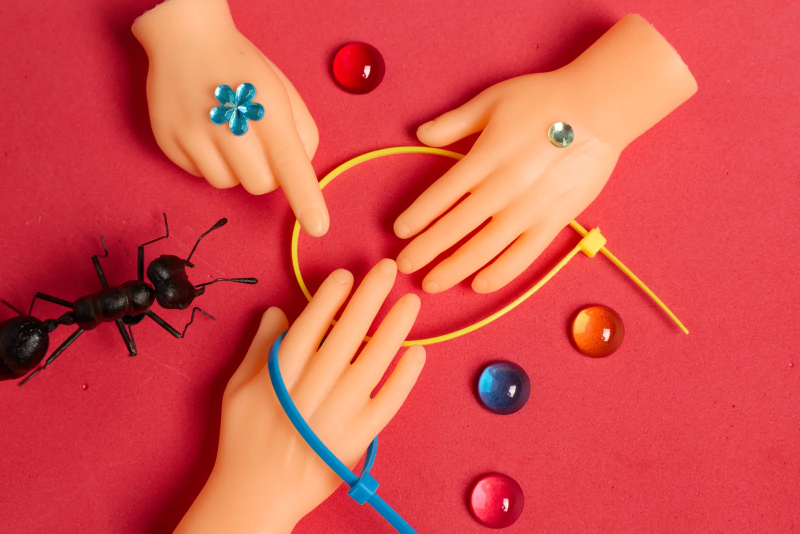
#> input picture assets/process/candybound-p1-1600.webp, 1600 x 1067 px, given in place of 0830拍摄-0446.jpg, which was not available (shown at 1/2 size)
$ python build_images.py --src ../assets/process/candybound-p1-1600.webp --out out.png
#> lines starting #> are read from the running program, lines starting #| are printed output that depends on the picture
"""Turn original photos into web images for the portfolio.

- converts to sRGB RGB, applies EXIF rotation
- strips ALL metadata (the camera files contain GPS location — never publish originals)
- writes WebP at 600 / 1000 / 1600 / 2400 px wide (never upscales; small originals also get a native-size copy)
- writes a 1200 px JPEG for social previews (og:image)

Usage:
  python3 tools/build_images.py --src "/path/to/网站内照片" --out assets/works
  python3 tools/build_images.py --process --src "/path/to/Extra Photos" --out assets/process
Edit WORKS / PROCESS below to add, rename or reorder images.
"""
import argparse
import os
from PIL import Image, ImageOps

WORKS = [  # slug, original file name
    ("handful-of-sweetness", "0830拍摄-0446.jpg"),
    ("tangled-treats", "0830拍摄-0517.jpg"),
    ("candybound", "0830拍摄-0282.jpg"),
    ("sugar-murmurs", "0830拍摄-0240.jpg"),
    ("eye-candy", "0830拍摄-0097.jpg"),
    ("cracked-and-crumbling", "0830拍摄-0432.jpg"),
    ("sugared-smile", "0830.png"),
    ("within-sweet-reach", "未标题-1.png"),  # 1417 px wide is final (artist confirmed); padded to 4:5 below
    ("lathered-whispers", "Final_0830拍摄-0547 拷贝.jpg"),
]
WIDTHS = [600, 1000, 1600, 2400]
PAD_TO_4x5 = {"within-sweet-reach"}  # pure-white background: pad the 3:4 frame to 4:5 instead of cropping

# Process photos (all from the 30 Aug shoot, folder "Extra Photos"), in the order they are shown.
PROCESS = {
    "handful-of-sweetness": ["0830拍摄-0449.jpg"],
    "tangled-treats": ["0830拍摄-0474.jpg", "0830拍摄-0484.jpg", "0830拍摄-0486.jpg", "0830拍摄-0515.jpg"],
    "candybound": ["0830拍摄-0246.jpg", "0830拍摄-0256.jpg", "0830拍摄-0268.jpg", "0830拍摄-0278.jpg"],
    "sugar-murmurs": ["0830拍摄-0188.jpg", "0830拍摄-0202.jpg", "0830拍摄-0220.jpg", "0830拍摄-0228.jpg", "0830拍摄-0235.jpg"],
    "eye-candy": ["0830拍摄-0033.jpg", "0830拍摄-0048.jpg", "0830拍摄-0073.jpg", "0830拍摄-0098.jpg"],
    "cracked-and-crumbling": ["0830拍摄-0406.jpg", "0830拍摄-0414.jpg", "0830拍摄-0416.jpg", "0830拍摄-0436.jpg"],
    "sugared-smile": ["0830拍摄-0019.jpg", "0830拍摄-0029.jpg", "0830拍摄-0149.jpg", "0830拍摄-0155.jpg"],
    "within-sweet-reach": ["0830拍摄-0336.jpg", "0830拍摄-0344.jpg", "0830拍摄-0365.jpg", "0830拍摄-0378.jpg", "0830拍摄-0386.jpg"],
    "lathered-whispers": ["0830拍摄-0523.jpg", "0830拍摄-0533.jpg", "0830拍摄-0544.jpg"],
}


def load(path, min_w=None):
    im = Image.open(path)
#> im is the input picture: PIL image 1600x1067 RGB; mean R, G, B 213.4, 80.2, 75.9
    if min_w and im.format == "JPEG":  # faster decode for big camera files
        W, H = im.size
        im.draft("RGB", (min_w, round(H * min_w / W)))
    im = ImageOps.exif_transpose(im)
    return im.convert("RGB")


def save_webp(im, path, q):
    im.save(path, "WEBP", quality=q, method=6)  # no exif/icc passed -> metadata stripped


def build_works(src, out):
    os.makedirs(out, exist_ok=True)
    for slug, fn in WORKS:
        im = load(os.path.join(src, fn))
        if slug in PAD_TO_4x5:
            w0, h0 = im.size
            target_w = round(h0 * 4 / 5)
            if target_w > w0:
                canvas = Image.new("RGB", (target_w, h0), (255, 255, 255))
                canvas.paste(im, ((target_w - w0) // 2, 0))
                im = canvas
        W, H = im.size
#> W = 1600; H = 1067
        for w in WIDTHS:
            if w > W:
                continue
            save_webp(im.resize((w, round(H * w / W)), Image.LANCZOS), os.path.join(out, f"{slug}-{w}.webp"), 80 if w <= 1000 else 84)
#> this loop made 4 passes
#> pass 1, in save_webp, `im.save(path, "WEBP", quality=q, method=6)`:
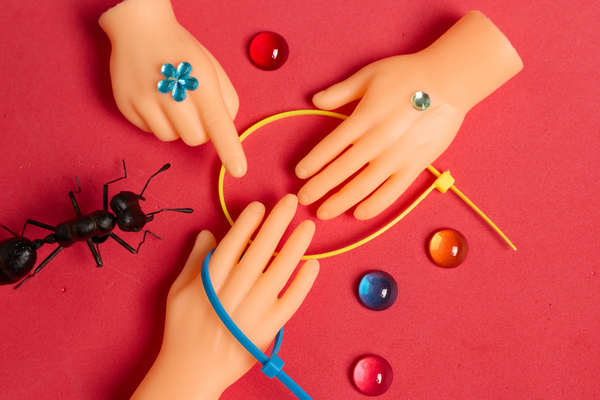
#> saved as handful-of-sweetness-600.webp: PIL image 600x400 RGB; mean R, G, B 213.4, 80.2, 75.9
        if W < WIDTHS[-1]:
            save_webp(im, os.path.join(out, f"{slug}-{W}.webp"), 86)
        og = im.resize((1200, round(H * 1200 / W)), Image.LANCZOS)
        og.save(os.path.join(out, f"{slug}-og.jpg"), "JPEG", quality=82, optimize=True, progressive=True)
        print(slug, W, H)
#| handful-of-sweetness 1600 1067
#> pass 2 of the loop in build_works, `for slug, fn in WORKS:`:
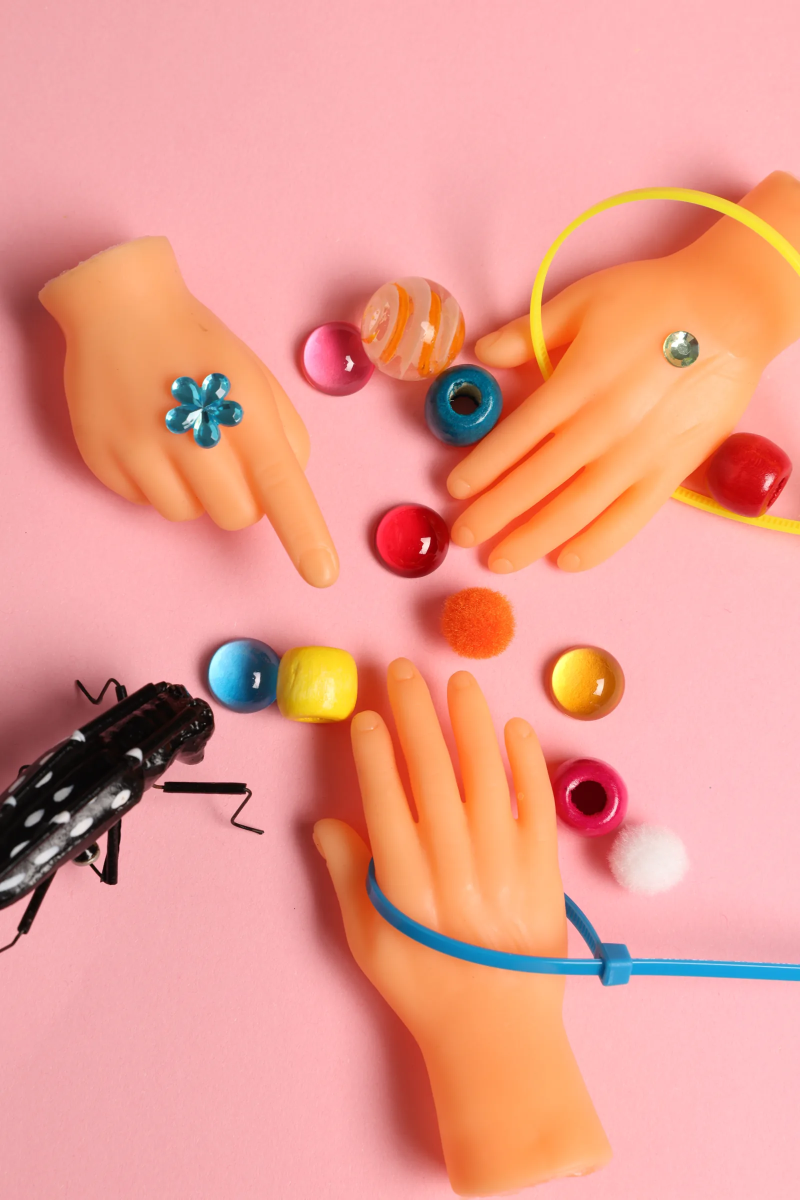
#> input picture assets/process/candybound-p2-1600.webp, 1600 x 2399 px, given in place of 0830拍摄-0517.jpg, which was not available (shown at 1/2 size)
#> in load, im is the input picture: PIL image 1600x2399 RGB; mean R, G, B 232.5, 156.7, 143.5
#> the loop in build_works, `for w in WIDTHS:` made 4 passes
#> pass 1, in save_webp (call 5), `im.save(path, "WEBP", quality=q, method=6)`:
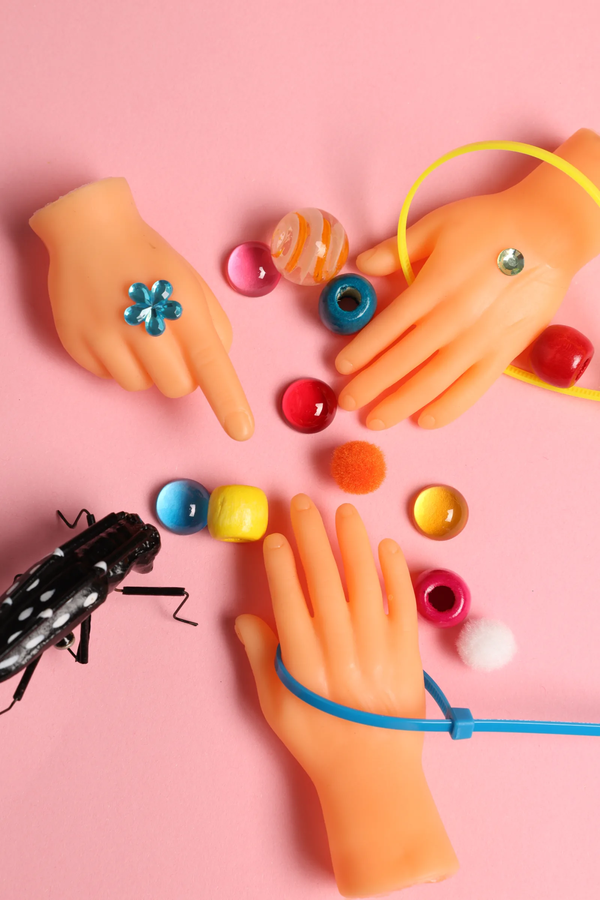
#> saved as tangled-treats-600.webp: PIL image 600x900 RGB; mean R, G, B 232.4, 156.7, 143.5
#> og: PIL image 1200x1799 RGB
#| tangled-treats 1600 2399


def build_process(src, out):
    """Process photos: <slug>-p<n>-600.webp and -1600.webp, ratio kept. Prints a JS snippet for data.js."""
    import json
    os.makedirs(out, exist_ok=True)
    manifest = {}
    for slug, files in PROCESS.items():
        items = []
        for n, fn in enumerate(files, 1):
            im = load(os.path.join(src, fn), min_w=1600)
            W, H = im.size
            for w in (600, 1600):
                r = im if W <= w else im.resize((w, round(H * w / W)), Image.LANCZOS)
                save_webp(r, os.path.join(out, f"{slug}-p{n}-{w}.webp"), 80 if w == 600 else 82)
            items.append({"src": f"assets/process/{slug}-p{n}-1600.webp", "thumb": f"assets/process/{slug}-p{n}-600.webp",
                          "ratio": round(W / H, 4), "file": fn, "caption": ""})
        manifest[slug] = items
        print(slug, len(items))
    with open(os.path.join(out, "_process.json"), "w", encoding="utf-8") as f:
        json.dump(manifest, f, ensure_ascii=False, indent=1)


if __name__ == "__main__":
    ap = argparse.ArgumentParser()
    ap.add_argument("--src", required=True)
    ap.add_argument("--out", required=True)
    ap.add_argument("--process", action="store_true", help="build the process photos listed in PROCESS")
    a = ap.parse_args()
#> (the run stopped early here; a loop or call above may not have finished)
